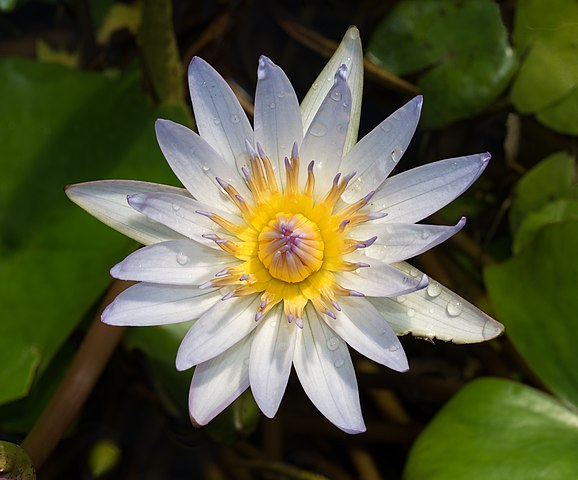
#> input picture lecture_1/01_getting_started/input/flower.jpg, 578 x 480 px, found by its file name
$ python 167_create_yellow_mask.py
#> lines starting #> are read from the running program, lines starting #| are printed output that depends on the picture; after the words box and inside, x2 and y2 are one past the last pixel; in counts of white or black regions, pixels touching at a corner belong together
import numpy as np
import cv2
import os

if __name__ == "__main__":
    input_path = "lecture_1/01_getting_started/input/flower.jpg"
    output_path = "lecture_1/01_getting_started/output/167/"

    output_path_mask_rgb = output_path + "flower_output_yellow_mask_rgb.png"
    output_path_mask_hsv = output_path + "flower_output_yellow_mask_hsv.png"
    output_path_mask_lab = output_path + "flower_output_yellow_mask_lab.png"
    output_path_image_rgb = output_path + "flower_output_yellow_image_rgb.png"
    output_path_image_hsv = output_path + "flower_output_yellow_image_hsv.png"
    output_path_image_lab = output_path + "flower_output_yellow_image_lab.png"

    # create folder if not exists
    os.makedirs(os.path.dirname(output_path), exist_ok=True)

    img = cv2.imread(input_path)
#> img is the input picture: shape (480, 578, 3); mean B, G, R 57.5, 87.7, 85.1
    lower_yellow_rgb = (0, 100, 100)
    upper_yellow_rgb = (100, 255, 255)
    yellow_mask_rgb = cv2.inRange(img, lower_yellow_rgb, upper_yellow_rgb)
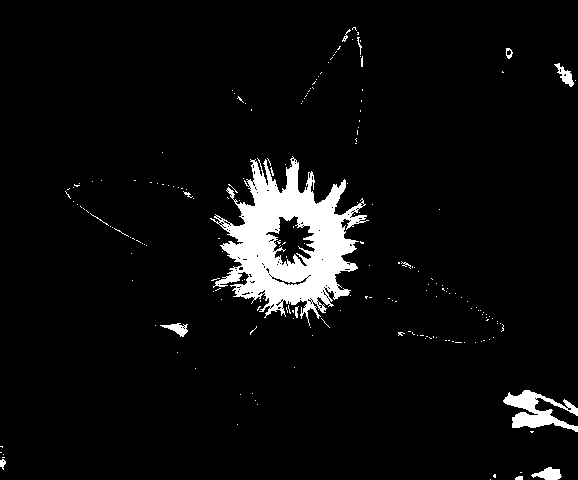
#> yellow_mask_rgb: shape (480, 578); 5.4% white; 203 white regions (188 under 20 px), largest, box (x1, y1, x2, y2) and area: (210, 156, 369, 326) 12091, (503, 390, 578, 432) 1420, (531, 467, 562, 480) 246
    output_image_rgb = cv2.bitwise_and(img, img, mask=yellow_mask_rgb)
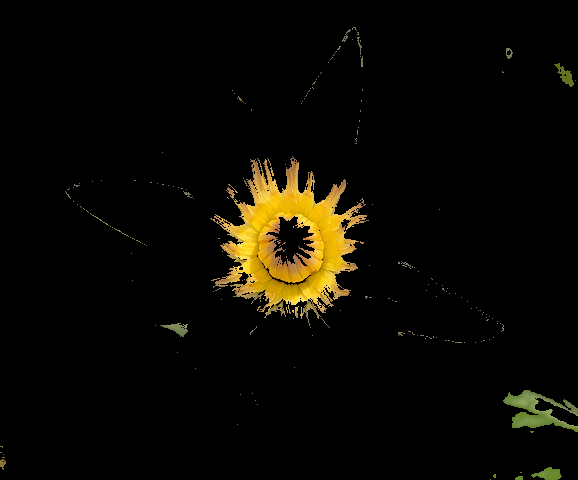
#> output_image_rgb: shape (480, 578, 3); mean B, G, R 2.6, 8.7, 10.7
    cv2.imwrite(output_path_mask_rgb, yellow_mask_rgb)
    cv2.imwrite(output_path_image_rgb, output_image_rgb)

    hsv_img = cv2.cvtColor(img, cv2.COLOR_BGR2HSV)
#> hsv_img: shape (480, 578, 3); mean H, S, V 46.9, 149.4, 94.4
    lower_yellow_hsv = np.array([25/2, 150, 0])
    upper_yellow_hsv = np.array([50/2, 255, 255])
    yellow_mask_hsv = cv2.inRange(hsv_img, lower_yellow_hsv, upper_yellow_hsv)
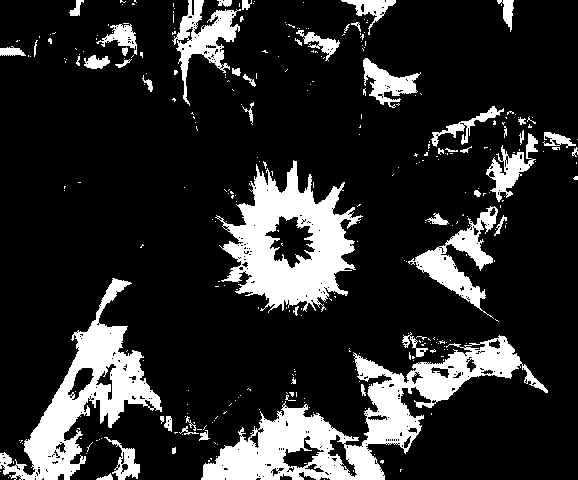
#> yellow_mask_hsv: shape (480, 578); 17.2% white; 326 white regions (274 under 20 px), largest, box (x1, y1, x2, y2) and area: (201, 335, 548, 480) 13942, (215, 160, 363, 313) 10665, (0, 278, 162, 480) 9125
    output_image_hsv = cv2.bitwise_and(img, img, mask=yellow_mask_hsv)
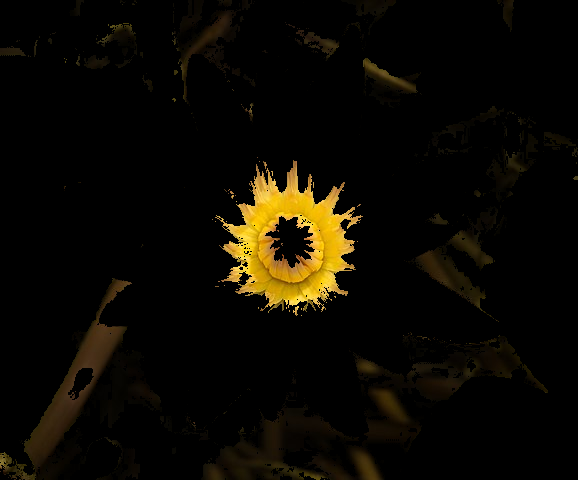
#> output_image_hsv: shape (480, 578, 3); mean B, G, R 2.2, 9.1, 12
    cv2.imwrite(output_path_mask_hsv, yellow_mask_hsv)
    cv2.imwrite(output_path_image_hsv, output_image_hsv)

    lab_img = cv2.cvtColor(img, cv2.COLOR_BGR2LAB)
#> lab_img: shape (480, 578, 3); mean of channels 0, 1, 2 89.3, 122.6, 143.5
    lower_yellow_lab = (100, 0, 170)
    upper_yellow_lab = (255, 255, 255)
    yellow_mask_lab = cv2.inRange(lab_img, lower_yellow_lab, upper_yellow_lab)
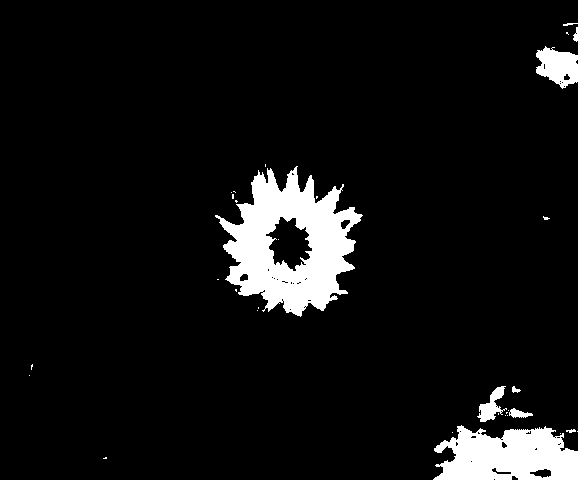
#> yellow_mask_lab: shape (480, 578); 7% white; 33 white regions (24 under 20 px), largest, box (x1, y1, x2, y2) and area: (215, 166, 363, 317) 11605, (433, 425, 578, 480) 5930, (536, 46, 578, 89) 1194
    output_image_lab = cv2.bitwise_and(img, img, mask=yellow_mask_lab)
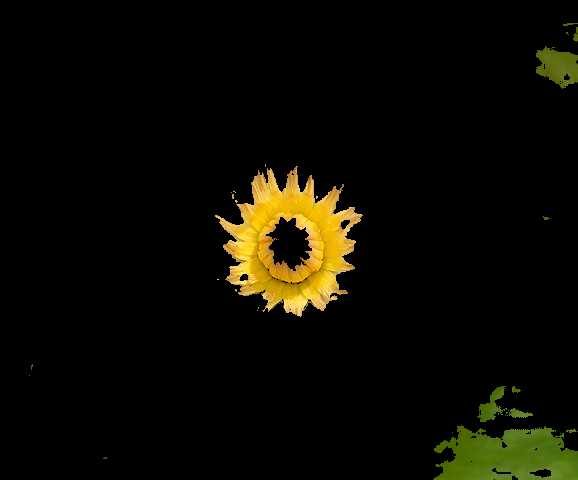
#> output_image_lab: shape (480, 578, 3); mean B, G, R 2.4, 10.6, 11.8
    cv2.imwrite(output_path_mask_lab, yellow_mask_lab)
    cv2.imwrite(output_path_image_lab, output_image_lab)
